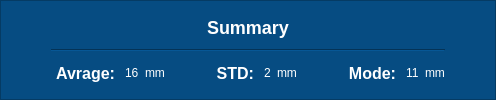
                    <widget class="QFrame" name="frame_2">
                     <property name="minimumSize">
                      <size>
                       <width>0</width>
                       <height>0</height>
                      </size>
                     </property>
                     <property name="styleSheet">
                      <string notr="true">QFrame{
	
	background-color: rgb(6, 76, 130);
}</string>
                     </property>
                     <property name="frameShape">
                      <enum>QFrame::StyledPanel</enum>
                     </property>
                     <property name="frameShadow">
                      <enum>QFrame::Raised</enum>
                     </property>
                     <layout class="QVBoxLayout" name="verticalLayout_35">
                      <property name="leftMargin">
                       <number>50</number>
                      </property>
                      <property name="rightMargin">
                       <number>50</number>
                      </property>
                      <property name="bottomMargin">
                       <number>11</number>
                      </property>
                      <item>
                       <layout class="QHBoxLayout" name="horizontalLayout_50">
                        <property name="leftMargin">
                         <number>0</number>
                        </property>
                        <property name="topMargin">
                         <number>0</number>
                        </property>
                        <item>
                         <spacer name="horizontalSpacer_44">
                          <property name="orientation">
                           <enum>Qt::Horizontal</enum>
                          </property>
                          <property name="sizeHint" stdset="0">
                           <size>
                            <width>40</width>
                            <height>20</height>
                           </size>
                          </property>
                         </spacer>
                        </item>
                        <item>
                         <widget class="QLabel" name="label_60">
                          <property name="styleSheet">
                           <string notr="true">font-size: 18px;
font-weight: bold;
color: #ffffff;
margin: 5px 0px;</string>
                          </property>
                          <property name="text">
                           <string>Summary</string>
                          </property>
                         </widget>
                        </item>
                        <item>
                         <spacer name="horizontalSpacer_45">
                          <property name="orientation">
                           <enum>Qt::Horizontal</enum>
                          </property>
                          <property name="sizeHint" stdset="0">
                           <size>
                            <width>40</width>
                            <height>20</height>
                           </size>
                          </property>
                         </spacer>
                        </item>
                       </layout>
                      </item>
                      <item>
                       <widget class="Line" name="line_8">
                        <property name="styleSheet">
                         <string notr="true">Line{
	background-color:rgba(255, 255, 255, 50);
}</string>
                        </property>
                        <property name="orientation">
                         <enum>Qt::Horizontal</enum>
                        </property>
                       </widget>
                      </item>
                      <item>
                       <layout class="QHBoxLayout" name="horizontalLayout_53">
                        <property name="leftMargin">
                         <number>0</number>
                        </property>
                        <property name="topMargin">
                         <number>0</number>
                        </property>
                        <item>
                         <widget class="QLabel" name="label_59">
                          <property name="styleSheet">
                           <string notr="true">font-size: 16px;
font-weight: bold;
color: #ffffff;
margin: 5px 0px;</string>
                          </property>
                          <property name="text">
                           <string>Avrage:</string>
                          </property>
                          <property name="alignment">
                           <set>Qt::AlignRight|Qt::AlignTrailing|Qt::AlignVCenter</set>
                          </property>
                         </widget>
                        </item>
                        <item>
                         <widget class="QLabel" name="sreportpage_avrage_lbl">
                          <property name="styleSheet">
                           <string notr="true">color: #ffffff;</string>
                          </property>
                          <property name="text">
                           <string>16</string>
                          </property>
                         </widget>
                        </item>
                        <item>
                         <widget class="QLabel" name="label_54">
                          <property name="styleSheet">
                           <string notr="true">color:#ffffff;</string>
                          </property>
                          <property name="text">
                           <string>mm</string>
                          </property>
                         </widget>
                        </item>
                        <item>
                         <spacer name="horizontalSpacer_51">
                          <property name="orientation">
                           <enum>Qt::Horizontal</enum>
                          </property>
                          <property name="sizeHint" stdset="0">
                           <size>
                            <width>40</width>
                            <height>20</height>
                           </size>
                          </property>
                         </spacer>
                        </item>
                        <item>
                         <widget class="QLabel" name="label_61">
                          <property name="styleSheet">
                           <string notr="true">font-size: 16px;
font-weight: bold;
margin: 5px 0px;
color: #ffffff;</string>
                          </property>
                          <property name="text">
                           <string>STD:</string>
                          </property>
                          <property name="alignment">
                           <set>Qt::AlignRight|Qt::AlignTrailing|Qt::AlignVCenter</set>
                          </property>
                         </widget>
                        </item>
                        <item>
                         <widget class="QLabel" name="sreportpage_std_lbl">
                          <property name="styleSheet">
                           <string notr="true">color: #ffffff;</string>
                          </property>
                          <property name="text">
                           <string>2</string>
                          </property>
                         </widget>
                        </item>
                        <item>
                         <widget class="QLabel" name="label_53">
                          <property name="styleSheet">
                           <string notr="true">color:#ffffff;</string>
                          </property>
                          <property name="text">
                           <string>mm</string>
                          </property>
                         </widget>
                        </item>
                        <item>
                         <spacer name="horizontalSpacer_52">
                          <property name="orientation">
                           <enum>Qt::Horizontal</enum>
                          </property>
                          <property name="sizeHint" stdset="0">
                           <size>
                            <width>40</width>
                            <height>20</height>
                           </size>
                          </property>
                         </spacer>
                        </item>
                        <item>
                         <widget class="QLabel" name="label_63">
                          <property name="styleSheet">
                           <string notr="true">font-size: 16px;
font-weight: bold;
color: #ffffff;
margin: 5px 0px;</string>
                          </property>
                          <property name="text">
                           <string>Mode:</string>
                          </property>
                          <property name="alignment">
                           <set>Qt::AlignRight|Qt::AlignTrailing|Qt::AlignVCenter</set>
                          </property>
                         </widget>
                        </item>
                        <item>
                         <widget class="QLabel" name="sreportpage_mode_lbl">
                          <property name="styleSheet">
                           <string notr="true">color: #ffffff;</string>
                          </property>
                          <property name="text">
                           <string>11</string>
                          </property>
                         </widget>
                        </item>
                        <item>
                         <widget class="QLabel" name="label_51">
                          <property name="styleSheet">
                           <string notr="true">color:#ffffff;</string>
                          </property>
                          <property name="text">
                           <string>mm</string>
                          </property>
                         </widget>
                        </item>
                       </layout>
                      </item>
                     </layout>
                    </widget>
